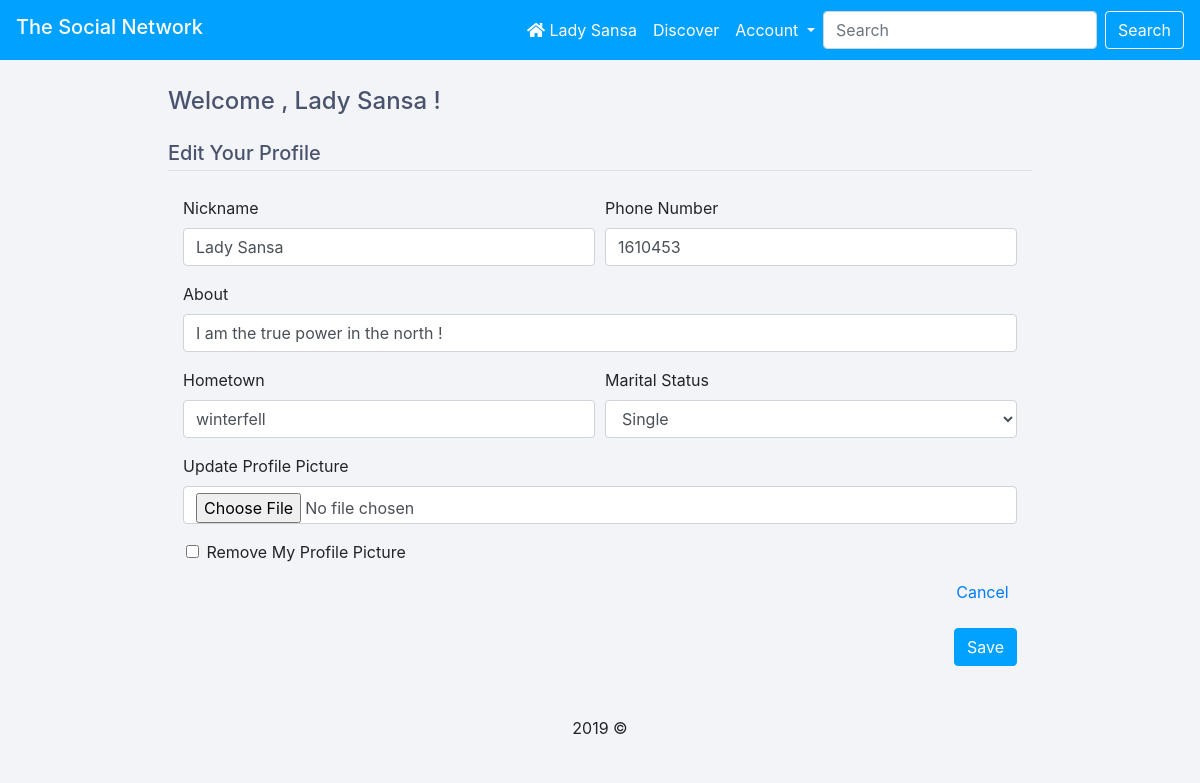
The page /editprofile.php (signed in) on the database its author committed.
### tables this page shows
CREATE TABLE `users`  (
  `id` int(11) NOT NULL AUTO_INCREMENT,
  `firstName` varchar(255) NOT NULL,
  `lastName` varchar(255) NOT NULL,
  `nickName` varchar(255) NULL DEFAULT NULL,
  `password` varchar(255) NOT NULL,
  `phone` varchar(255) NULL DEFAULT NULL,
  `email` varchar(255) NOT NULL,
  `gender` varchar(255) NOT NULL,
  `birthdate` date NOT NULL,
  `profilePicture` varchar(255) NULL DEFAULT NULL,
  `homeTown` varchar(255) NULL DEFAULT NULL,
  `maritalStatus` varchar(255) NULL DEFAULT NULL,
  `about` text NULL,
  PRIMARY KEY (`id`) USING BTREE
);

### editprofile.php (the view, shortened to what this page needs)
<?php
$DATABASE_HOST = 'localhost';
$DATABASE_USER = 'root';
$DATABASE_PASS = '';
$DATABASE_NAME = 'socialnetwork';
$con = mysqli_connect($DATABASE_HOST, $DATABASE_USER, $DATABASE_PASS, $DATABASE_NAME);
$id=$_SESSION['id'];
$results = $con->query("SELECT firstName , lastName  FROM users  where id = $id ");
$fName=NULL;
$lName=NULL;
 while ($row = $results->fetch_assoc())
 {
 $fName =$row['firstName'];
 $lName = $row['lastName'];
 }
$fName = strtolower($fName);
$lName = strtolower($lName);
$fName = ucwords($fName);
$lName = ucwords($lName);
$name = $fName." ".$lName;
$nname = NULL;
$result2 = $con->query("SELECT nickName FROM users  where id = $id ");
 while ($row = $result2->fetch_assoc())
 {
 $nname =$row['nickName'];
 }
if( $nname != NULL )
{
 $name = $nname;
}
$nickName = NULL;
$phone = NULL;
$homeTown = NULL;
$maritalStatus = NULL;
$about = NULL;
$results = $con->query("SELECT nickName , phone , homeTown , maritalStatus , about FROM users  where id = $id ");
while ($row = $results->fetch_assoc())
 {
 $nickName =$row['nickName'];
 $phone = $row['phone'];
 $homeTown =$row['homeTown'];
 $maritalStatus = $row['maritalStatus'];
 $about =$row['about'];
 }
?>
<!DOCTYPE html>
<html>
<head>
  <link href="css/stylesheet.css" rel="stylesheet" type="text/css">
 <link rel="stylesheet" href="https://use.fontawesome.com/releases/v5.7.1/css/all.css">
<link rel="stylesheet" href="https://stackpath.bootstrapcdn.com/bootstrap/4.3.1/css/bootstrap.min.css">
</head>
<body class="loggedin">
<nav class="navbar navbar-expand-lg navbar-dark " style="background-color: #00a1ff;">
  <div class="collapse navbar-collapse" id="navbarTogglerDemo01">
   <h3> <a class="navbar-brand" href="/socialnetwork">The Social Network</a> </h3>
    <ul class="navbar-nav  ml-auto">
      <li class="nav-item active">
        <a class="nav-link" href="home.php"><i class="fas fa-home"></i> <?=$name?><span class="sr-only">(current)</span></a>
      </li>
      <li class="nav-item active">
        <a class="nav-link" href="#">Discover</a>
      </li>
      <li class="nav-item dropdown active">
        <a class="nav-link dropdown-toggle" id="navbarDropdown" href="#" id="navbarDropdown" role="button" data-toggle="dropdown" aria-haspopup="true" aria-expanded="false">
          Account
        </a>
      </li>
 <form class="form-inline my-2 my-lg-0">
      <input class="form-control mr-sm-2" type="search" placeholder="Search" aria-label="Search">
      <button class="btn  my-2 my-sm-0" style="background-color: #00a1ff; border-color: white; color: white;" type="submit">Search</button>
    </form>
    </ul>
  </div>
</nav>
		<div class="content" style="margin-top:2px; margin-bottom: 0;" >
			<h4>Welcome , <?=$name?> !</h4>
		</div>
		<div class="content" style=" margin-bottom: 25px;">
           <h3 ">Edit Your Profile</h3>
		</div>
	<div class="content" style="margin: 0 auto;">
    <div class="container">
<form method="POST" action="submitprofile.php" enctype="multipart/form-data" >
  <div class="form-row">
    <div class="form-group col-md-6 col-xs-12 col-sm-12 ">
      <label for="nickname">Nickname</label>
      <input type="text" class="form-control" id="nickname" name="nickname" value="<?=$nickName?>" placeholder="Nickname">
    </div>
    <div class="form-group col-md-6 col-xs-12 col-sm-12">
      <label for="phone">Phone Number</label>
      <input type="tel" class="form-control" id="phone" name="phone" value="<?=$phone?>" placeholder="Phone Number">
    </div>
  </div>
   <div class="form-row ">
 	<div class="form-group col-md-12 col-xs-12 col-sm-12">
    <label for="about">About</label>
    <input type="text" class="form-control" name="about"  id="about" value="<?=$about?>" placeholder="Tell Us Something About Yourself !">
  </div>
  </div>
  <div class="form-row">
    <div class="form-group col-md-6 col-xs-12 col-sm-12">
      <label for="hometown">Hometown</label>
      <input type="text" class="form-control" id="hometown" name="hometown" value="<?=$homeTown?>" placeholder="Hometown">
    </div>
    <div class="form-group col-md-6 col-xs-12 col-sm-12">
      <label for="maritalstatus">Marital Status</label>
      <select name="maritalstatus" id="maritalstatus" class="form-control">
      <?php if($maritalStatus== NULL) {?>
        <option selected value="">Choose...</option>
        <option value="Single">Single</option>
        <option value="Engaged">Engaged</option>
        <option value="Married">Married</option>
<?php } else if ($maritalStatus== "Single") { ?>
        <option  selected value="Single">Single</option>
<?php } else if ($maritalStatus== "Engaged") { ?>
        <option   value="Single">Single</option>
        <option selected value="Engaged">Engaged</option>
        <option value="Married">Married</option>
        <option value="">Leave Empty</option>
      <?php } else if ($maritalStatus== "Married") { ?>
<option   value="Single">Single</option>
        <option  value="Engaged">Engaged</option>
        <option selected value="Married">Married</option>
        <option value="">Leave Empty</option>
  <?php } ?>
      </select>
    </div>
  </div>
 <div class="form-row ">
 	<div class="form-group col-md-12">
    <label for="profilepicture">Update Profile Picture</label>
    <input type="file" class="form-control" id = "profilepicture" name="image" >
    </div>
  </div>
<div class="form-row ">
<div class="form-check form-group " style="margin-left: 1%;">
    <input type="checkbox" class="form-check-input" id="removepp" name="removepp" value="true" >
    <label class="form-check-label" for="removepp">Remove My Profile Picture</label>
  </div>
  </div>
<a href="home.php" target="_blank" style="float: right; margin-right: 1%;">Cancel</a>
<br>
<br>
  <button type="submit" style=" float: right; background-color: #00a1ff; border-color: #00a1ff; float: right;" name="continue" class="btn btn-primary">Save</button>
</form>
<span>
<footer style=" display: table;
    text-align: center;
    margin-left: auto;
    margin-right: auto;
    margin-top:10%;">
  <p>2019  ©</p>
</footer>
</span>
</div>
</div>
</body>
</html>

### css/stylesheet.css (style rules this page uses)
body.loggedin { background-color: #f3f4f7; }
.content { margin: 0 auto; width: 72%; background-color: #f3f4f7; }
.content h4 { margin: 0; padding: 25px 0; color: #4a536e; }
.content h3 { margin: 0; margin-top: 0; padding-bottom: 5px; font-size: 20px; border-bottom: 1px solid #e0e0e3; color: #4a536e; }
.content > div p { padding: 5px; margin: 0 0 10px 0; }

### rows shown on the page
users: nickName "Lady Sansa", nickname "Lady Sansa", phone "1610453", about "I am the true power in the north !", hometown "winterfell", maritalstatus "Single"
